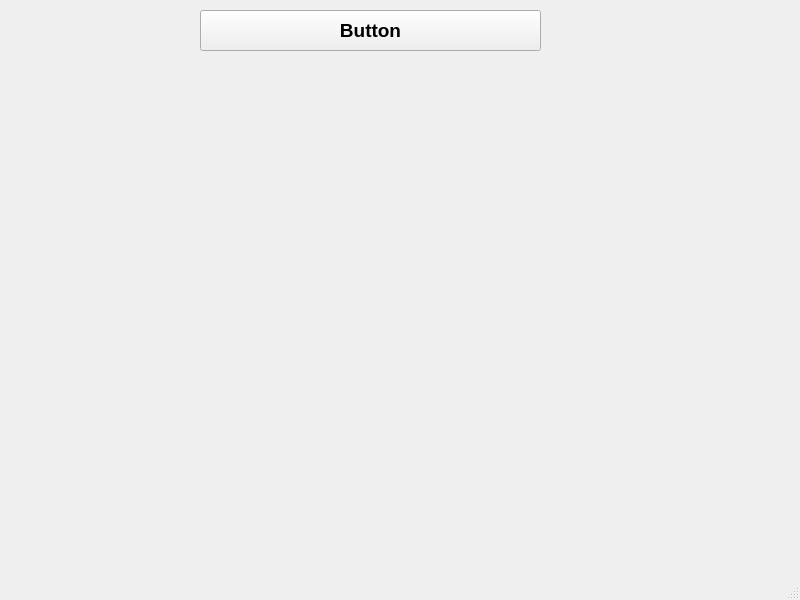
<?xml version="1.0" encoding="UTF-8"?>
<ui version="4.0">
 <class>MainWindow</class>
 <widget class="QMainWindow" name="MainWindow">
  <property name="geometry">
   <rect>
    <x>0</x>
    <y>0</y>
    <width>800</width>
    <height>600</height>
   </rect>
  </property>
  <property name="windowTitle">
   <string>MainWindow</string>
  </property>
  <widget class="QWidget" name="centralwidget">
   <widget class="QPushButton" name="pushButton">
    <property name="geometry">
     <rect>
      <x>200</x>
      <y>10</y>
      <width>341</width>
      <height>41</height>
     </rect>
    </property>
    <property name="font">
     <font>
      <pointsize>14</pointsize>
      <weight>75</weight>
      <bold>true</bold>
     </font>
    </property>
    <property name="text">
     <string>Button</string>
    </property>
   </widget>
  </widget>
  <widget class="QMenuBar" name="menubar">
   <property name="geometry">
    <rect>
     <x>0</x>
     <y>0</y>
     <width>800</width>
     <height>21</height>
    </rect>
   </property>
  </widget>
  <widget class="QStatusBar" name="statusbar"/>
 </widget>
 <resources/>
 <connections/>
</ui>
